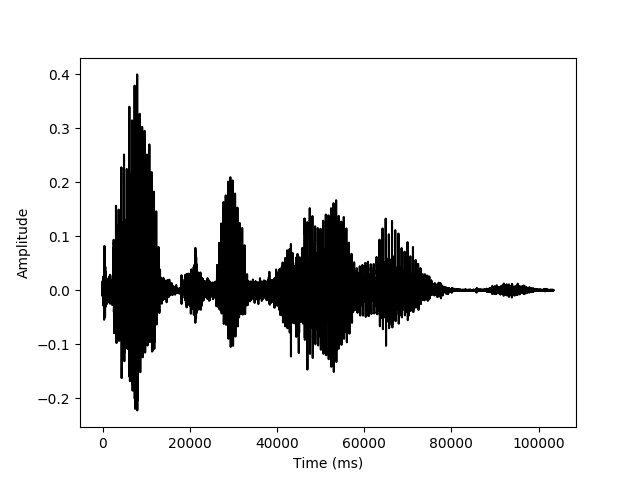

Write the Python code that produced this figure.
import matplotlib as mpl
mpl.use('TkAgg')
from matplotlib import pylab
from pylab import *
from scipy.io import wavfile

# reference: http://samcarcagno.altervista.org/blog/basic-sound-processing-python/?doing_wp_cron=1523395684.8911240100860595703125

sampFreq, snd = wavfile.read('Pitches/hello1.wav')
snd = snd / (2.**15)
s1 = snd[:,0]  #working with one channel only

# plot amplitude
timeArray = arange(0, snd.shape[0], 1)
timeArray = timeArray / sampFreq
timeArray = timeArray * 1000  #scale to milliseconds

knownTime=[1470, 1634, 2124, 2500, 4002]

start=0 #holds start ms value
ampVals=[] #to hold avg amp vals of word
sum=0.0
for x in knownTime: #go through the word end times
    for i in range(start,x): #go through the word
        sum=sum+s1[i]
    ampVals.append(sum/(x-start)) #avg
    start=x
#should we hold max value or the avg value? (amplitude)
print(ampVals)

plot(timeArray, s1, color='k')
ylabel('Amplitude')
xlabel('Time (ms)')
plt.savefig( 'amp' )
